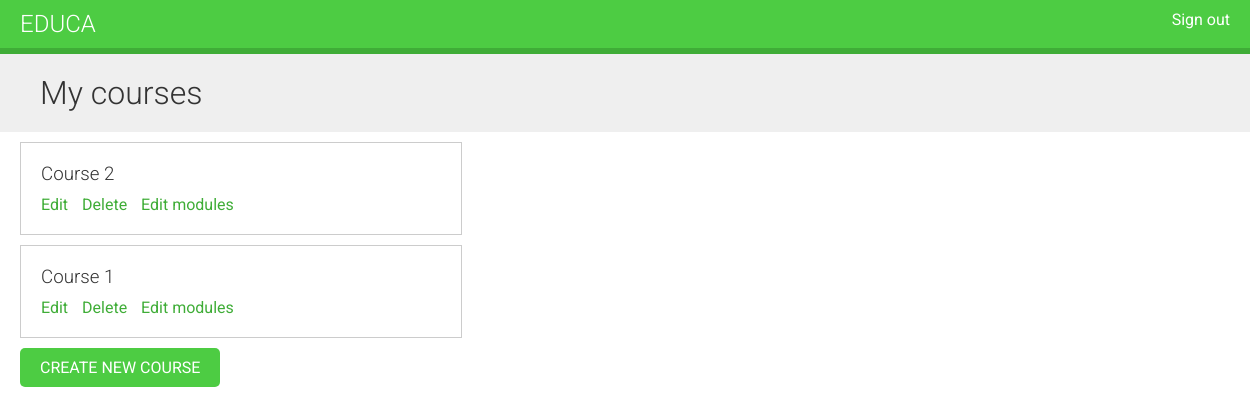
Before: /course/mine/ (signed in) with the older database file.
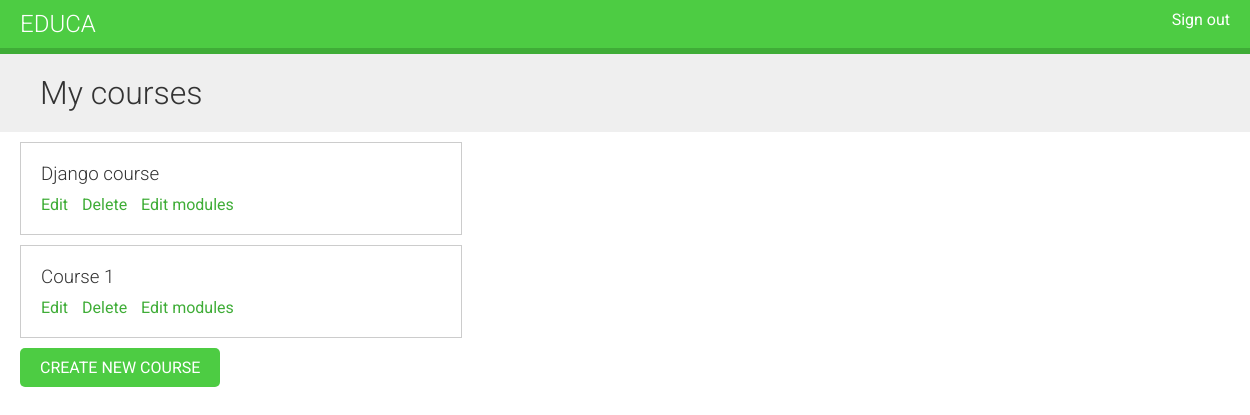
After: the same page with the newer database file.
### courses/models.py (models this page shows, shortened)
class Course(models.Model):
    owner = models.ForeignKey(
        User, related_name="courses_created", on_delete=models.CASCADE
    )
    subject = models.ForeignKey(
        Subject, related_name="courses", on_delete=models.CASCADE
    )
    title = models.CharField(max_length=200)
    slug = models.SlugField(max_length=200, unique=True)
    overview = models.TextField()
    created = models.DateTimeField(auto_now_add=True)
    class Meta:
        ordering = ["-created"]

### courses/views.py (the view, shortened to what this page needs)
# urls.py: path("mine/", views.ManageCourseListView.as_view(), name="manage_course_list"),
class ManageCourseListView(ListView):
    model = Course
    template_name = "courses/manage/course/list.html"

### courses/views.py (called while the page is built)
    def get_queryset(self):
        qs = super().get_queryset()
        return qs.filter(owner=self.request.user)

### courses/templates/courses/manage/course/list.html (shortened to what this page needs)
{% extends "base.html" %}
{% block content %}
  <h1>My courses</h1>
  <div class="module">
    {% for course in object_list %}
      <div class="course-info">
        <h3>{{ course.title }}</h3>
        <p>
          <a href="{% url "course_edit" course.id %}">Edit</a>
          <a href="{% url "course_delete" course.id %}">Delete</a>
          <a href="{% url "course_module_update" course.id %}">Edit modules</a>
        </p>
      </div>
    {% empty %}
      <p>You haven't created any courses yet.</p>
    {% endfor %}
    <p>
      <a href="{% url "course_create" %}" class="button">Create new course</a>
    </p>
  </div>
{% endblock %}

### courses/templates/base.html (shortened to what this page needs)
{% load static %}
<!DOCTYPE html>
<html>
  <head>
    <link href="{% static "css/base.css" %}" rel="stylesheet">
  </head>
  <body>
    <div id="header">
      <a href="/" class="logo">Educa</a>
      <ul class="menu">
        {% if request.user.is_authenticated %}
          <li><a href="{% url "logout" %}">Sign out</a></li>
        {% else %}
          <li><a href="{% url "login" %}">Sign in</a></li>
        {% endif %}
      </ul>
    </div>
    <div id="content">
      {% block content %}
      {% endblock %}
    </div>
  </body>
</html>

### courses/static/css/base.css (style rules this page uses)
body { margin:0; font-family:'Roboto', sans-serif; font-weight:400; color:#333; }
a { color:#3fad37; text-decoration:none; }
ul { float:left; }
h1, h2, h3, h4, h5, h6 { font-family:'Roboto', sans-serif; font-weight:300; }
h1 { background:#efefef; width:100%; overflow:auto; padding:20px 0 20px 40px; margin:0; }
.module { padding:10px 20px; float:left; width:600px; }
.module h3 { margin:20px 0 0; padding:0; width:100%; }
.module p { margin:10px 0 20px; width:100%; float:left; }
#header { background:#4dcc43; overflow:auto; padding:10px 20px; border-bottom:6px solid #3fad37; }
#header .logo { text-decoration:none; font-family:'Roboto', sans-serif; font-weight:300; text-transform:uppercase; font-size:24px; color:#fff; float:left; }
#header a { color:#fff; }
#header .menu { list-style:none; float:right; margin:0; padding:0; }
input[type=submit], a.button { border-radius:5px; background:#4dcc43; color:#fff; font-size:16px; text-transform:uppercase; border:none; padding:10px 20px; margin:20px 0; }
.course-info { border:1px solid #ccc; padding:0 20px; margin-bottom:10px; width:400px; overflow:auto; }
.course-info a { margin-right:10px; }

Changed rows visible on the page:
removed Course: title "Course 2"
added Course: title "Django course"
